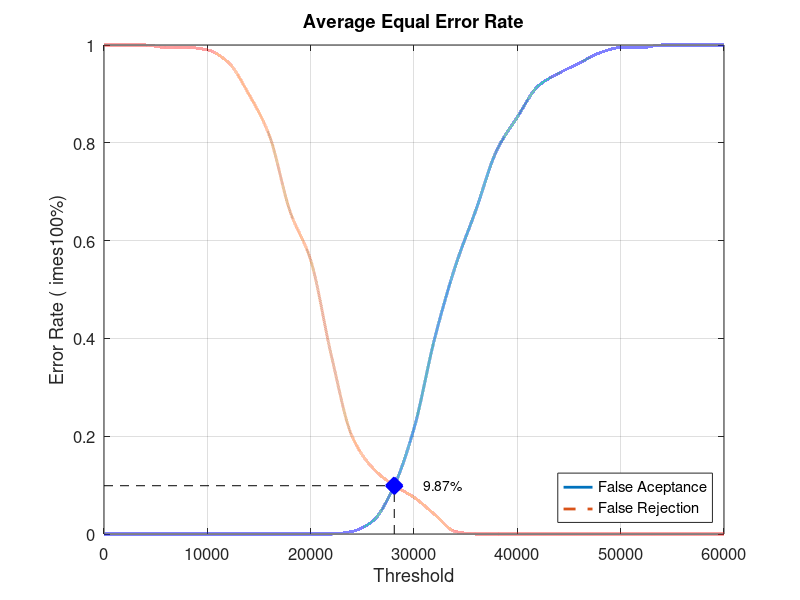
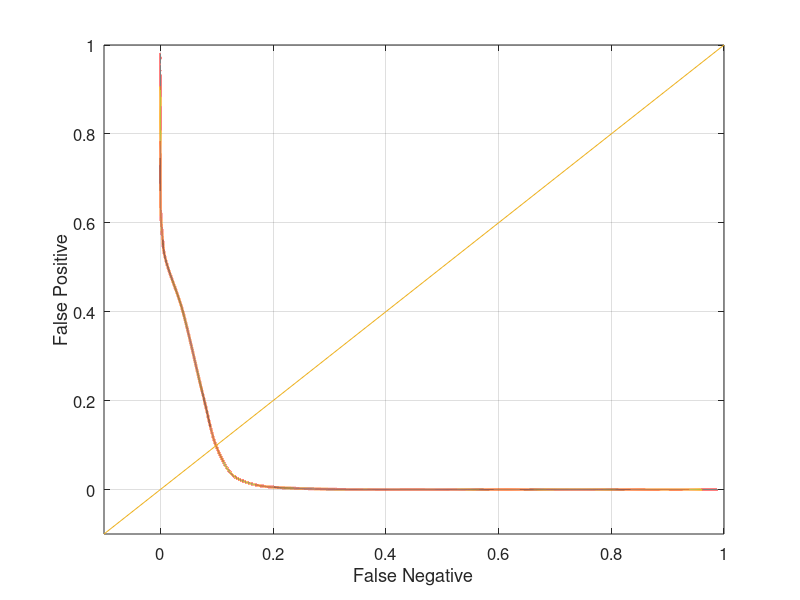

These figures' MATLAB source, in order:
close all;
clear;
clc;
x = 0:2000:60000;
xq = 0:0.5:60000;

y0 = [0 0 0 0 0 0 0 0 0 0 0 0 0.00526316 0.0263158 0.0947368 0.215789 0.4 0.547368 0.663158 0.784211 0.852632 0.915789 0.942105 0.963158 0.984211 0.994737 0.994737 1 1 1 1]
yy0 = interp1(x, y0, xq, 'pchip');
y1 = [1 1 1 0.995 0.995 0.99 0.965 0.9 0.815 0.66 0.56 0.365 0.2 0.135 0.1 0.075 0.04 0.005 0 0 0 0 0 0 0 0 0 0 0 0 0]
yy1 = interp1(x, y1, xq, 'pchip');

% Calculating EER: 
y2 = abs(y0 - y1);
find(y2 == min(y2))
yy2 = abs(yy0 - yy1);
xEER = find(yy2 == min(yy2));
xEERIndex = xq(xEER) % X-axis EER
yEER = yy0(xEER) % Y-axis EER

main = figure
plot(xq, yy0,'-','LineWidth', 2);	hold on
plot(xq, yy1,'--','LineWidth', 2);	hold on
plot([xEERIndex xEERIndex], [0 yEER], 'k--');	hold on
plot([0 xEERIndex], [yEER yEER], 'k--');	hold on
plot(xEERIndex, yEER, 'bx', 'LineWidth', 10);	hold on
text(xEERIndex + 10 * xEERIndex / 100, yEER, [num2str(round((10000 * yEER)) / 100) '%'])
legend('False Aceptance', 'False Rejection', 'Location', 'SouthEast')
xlabel('Threshold')
ylabel('Error Rate (	imes100%)')
title('Average Equal Error Rate')
set(gca, 'FontSize', 12)
axis([0 60000 0 1])
grid on

print(main, 'Database4_4Main', '-dpng');
FNRxFPR = figure('Color', [1 1 1]);
plot(yy1, yy0, '-', yy1, yy0, 'LineWidth', 2);
hold on
y = -0.1:0.1:1
plot(y, y); 
set(gca, 'FontSize', 12)
xlabel('False Negative')
ylabel('False Positive')
axis([-0.1 1 -0.1 1])
set(gca, 'FontSize', 12)
grid on

print(FNRxFPR, 'Database4_4FNRxFPR','-dpng');
